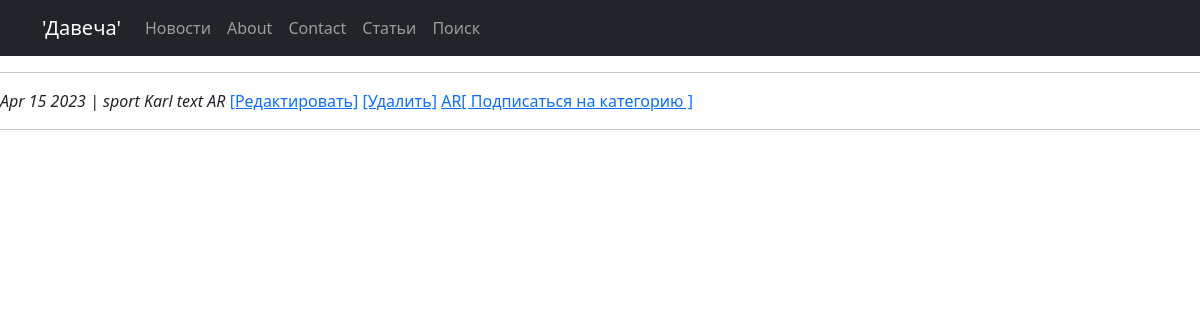
/news/6, run on an earlier commit of the app's database.
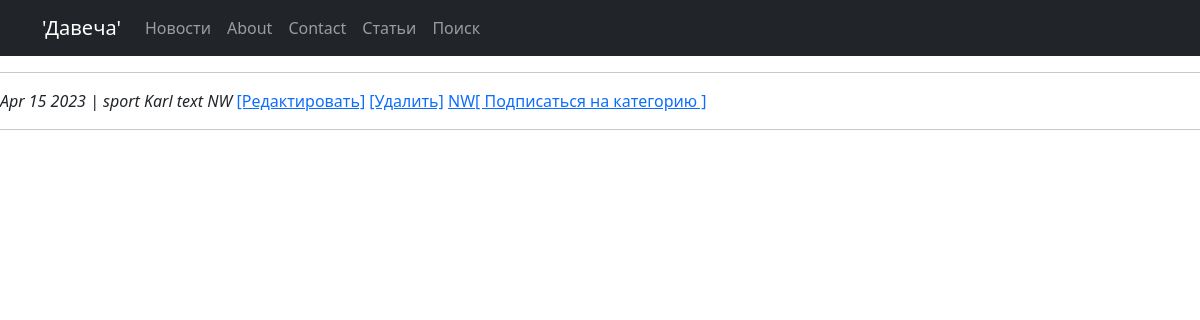
And on a later commit of the database.
### news/models.py (models this page shows, shortened)
class Post(models.Model):
  avthor = models.ForeignKey(Avthor, on_delete=models.CASCADE)
  NEWS ='NW'
  ARTICLE = 'AR'
  CATEGORY_CHOICES=(
      (NEWS, 'Новости'),
      (ARTICLE, 'Статьи'),
  )
  categoryType = models.CharField(Category,max_length=2, choices=CATEGORY_CHOICES, default=ARTICLE)
  dateCreation = models.DateTimeField(auto_now_add=True)
  dateCreation.editable = True
  PostCategory = models.ManyToManyField(Category, through='PostCategory')
  title = models.CharField(max_length=128)
  text = models.TextField()
  rating = models.SmallIntegerField(default=0)

class Avthor(models.Model):
    avthorUser = models.OneToOneField(User, on_delete=models.CASCADE)
    ratingAvthor = models.SmallIntegerField(default=0)
    def __str__(self):
     return f'{self.avthorUser}'

### news/views.py (the view)
# urls.py: path('<int:pk>', ArticleList.as_view(), name='article'),
class ArticleList(DetailView):
    queryset = Post.objects.all()
    template_name = 'article.html'
    context_object_name = 'news'

### templates/article.html (shortened to what this page needs)
{% extends 'default.html' %}
{% block content %}
    <i>{{ news.dateCreation|date:'M d Y' }} |
    {{ news.title|truncatechars:50  }}
    {{ news.avthor}}
    {{ news.text}}
    {{ news.categoryType}}</i>
    <a href="{% url 'edit' news.id %}">[Редактировать]</a>
    <a href="{% url 'delete' news.id %}">[Удалить]</a>
    <a href="{% url 'subscribed' news.id %}">{{ news.categoryType}}[ Подписаться на категорию  ]</a>
    <hr>
{% endblock content %}

What changed in the data, as far as the page shows it:
changed Post "sport": categoryType "AR" → "NW"
